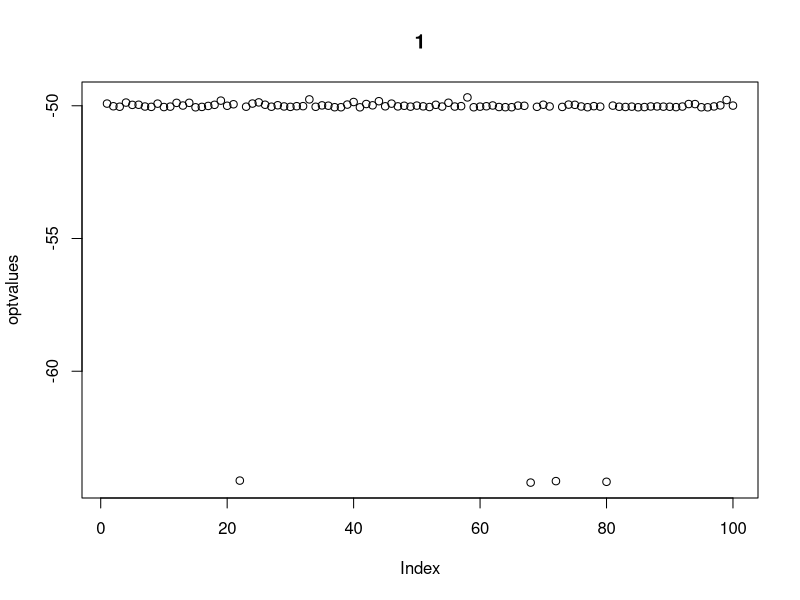
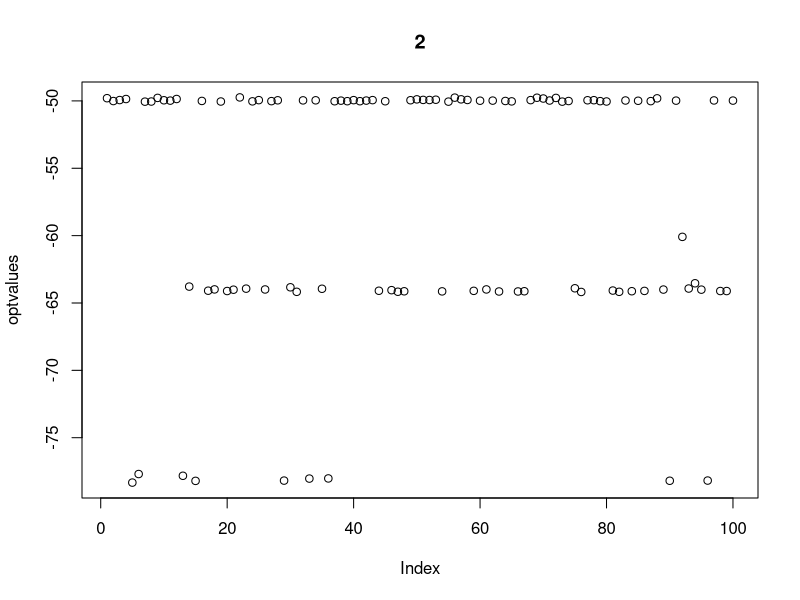
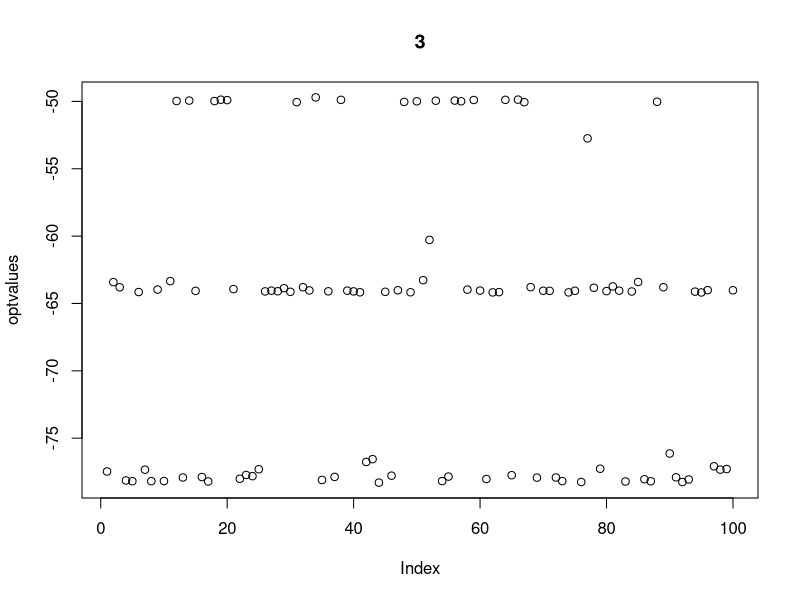
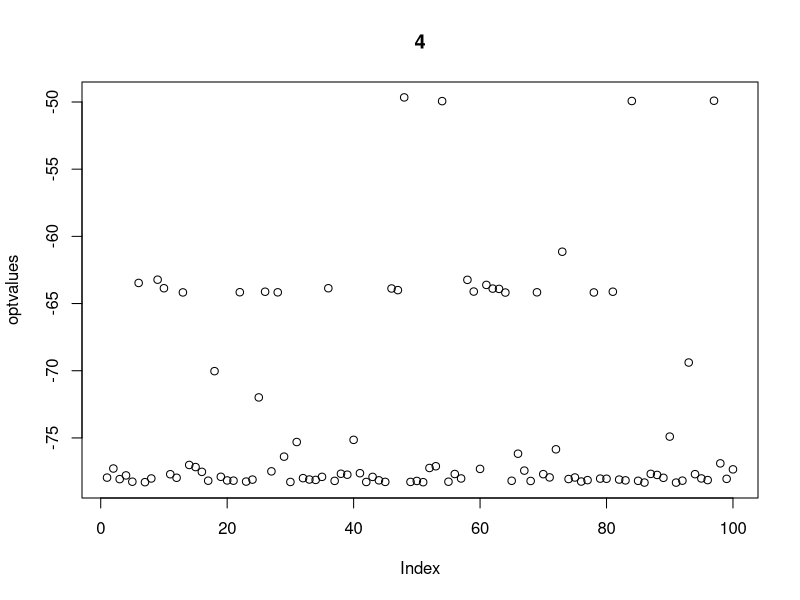
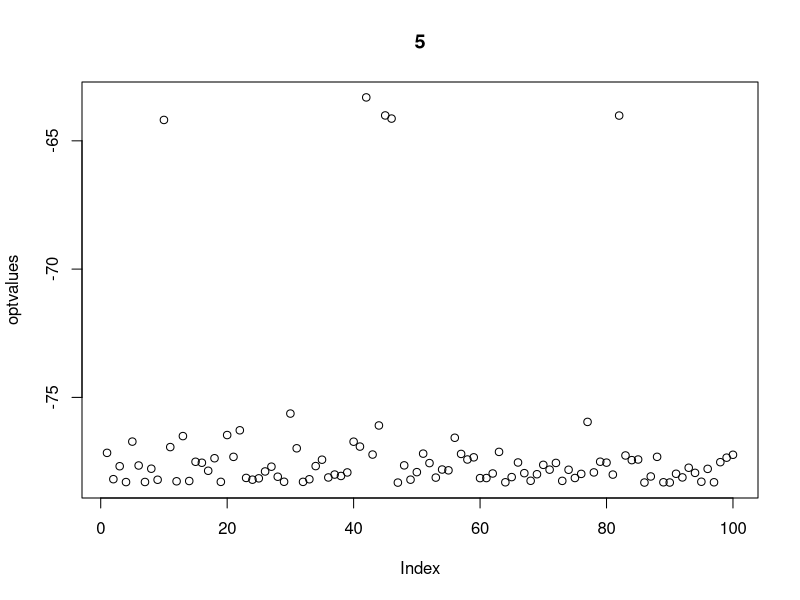
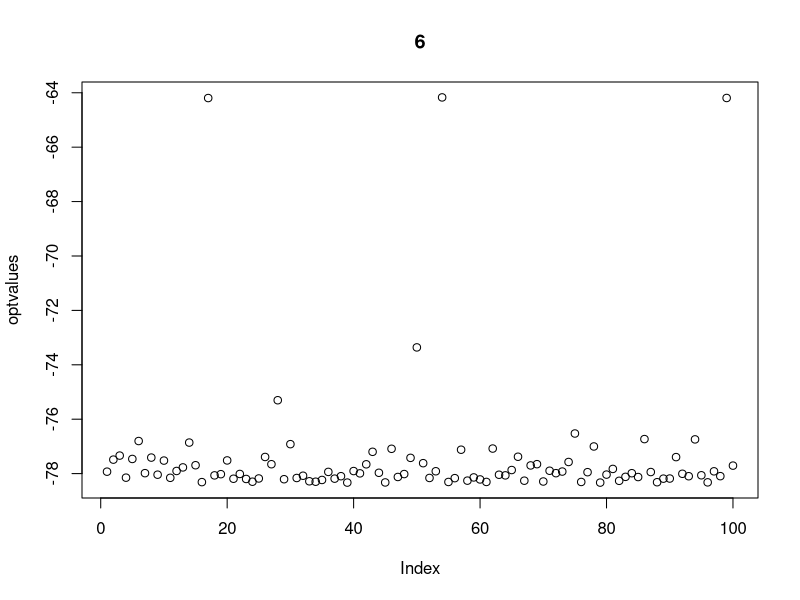
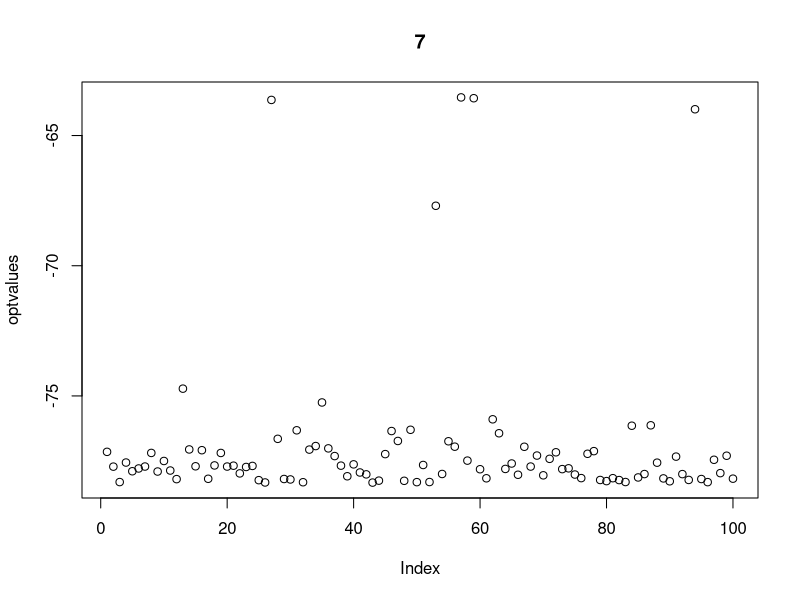
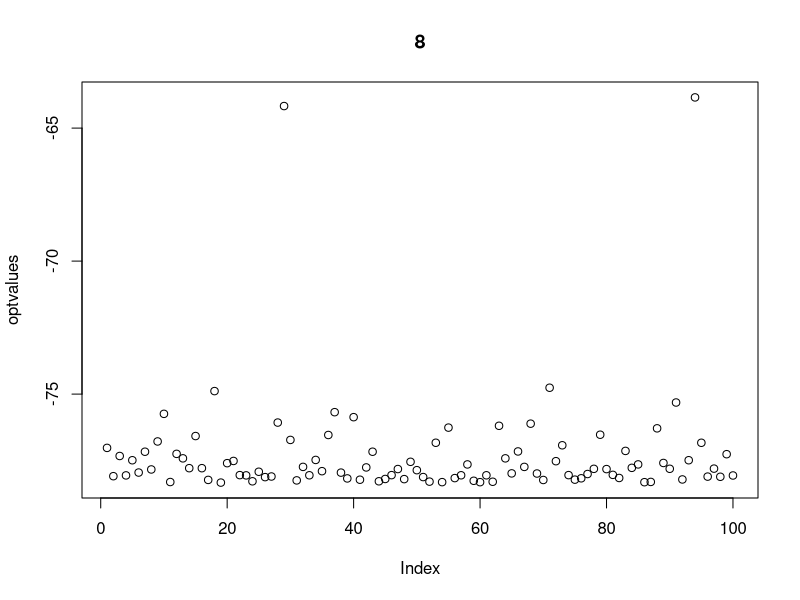

Write the R code that produced these figures, in order.
rm(list=ls())
require(MASS)

f <- function(x) 0.5*(x[1]^4-16*x[1]^2+5*x[1]+x[2]^4-16*x[2]^2+5*x[2])
n = 100 #no of experiments
b = 500 #no of iterations
optvalues = c()
optpoints = c()


for (k in 1:10) {
#for each experiment
  for (i in 1:n) {
    theta=c(4,6.4) # set initial theta
    #k = runif(1, min= 1, max = 5) #choose k randomly
    Lprev = f(theta)
    #iterations of each experiment
    for (j in 1:b){
      d = mvrnorm(n=1,c(0,0),k*diag(2))
      newTheta = theta+d
      L = f(newTheta)
      if(L<Lprev) {
        theta = newTheta
        Lprev = L
      }
    }
    optvalues[i] = Lprev
  }
  plot(optvalues, main = k)
  if (k==1) {
    results = rbind(c(mean(optvalues), var(optvalues),min(optvalues)))
  } else {
    results = rbind(results,c(mean(optvalues), var(optvalues),min(optvalues)))
  }
}
results